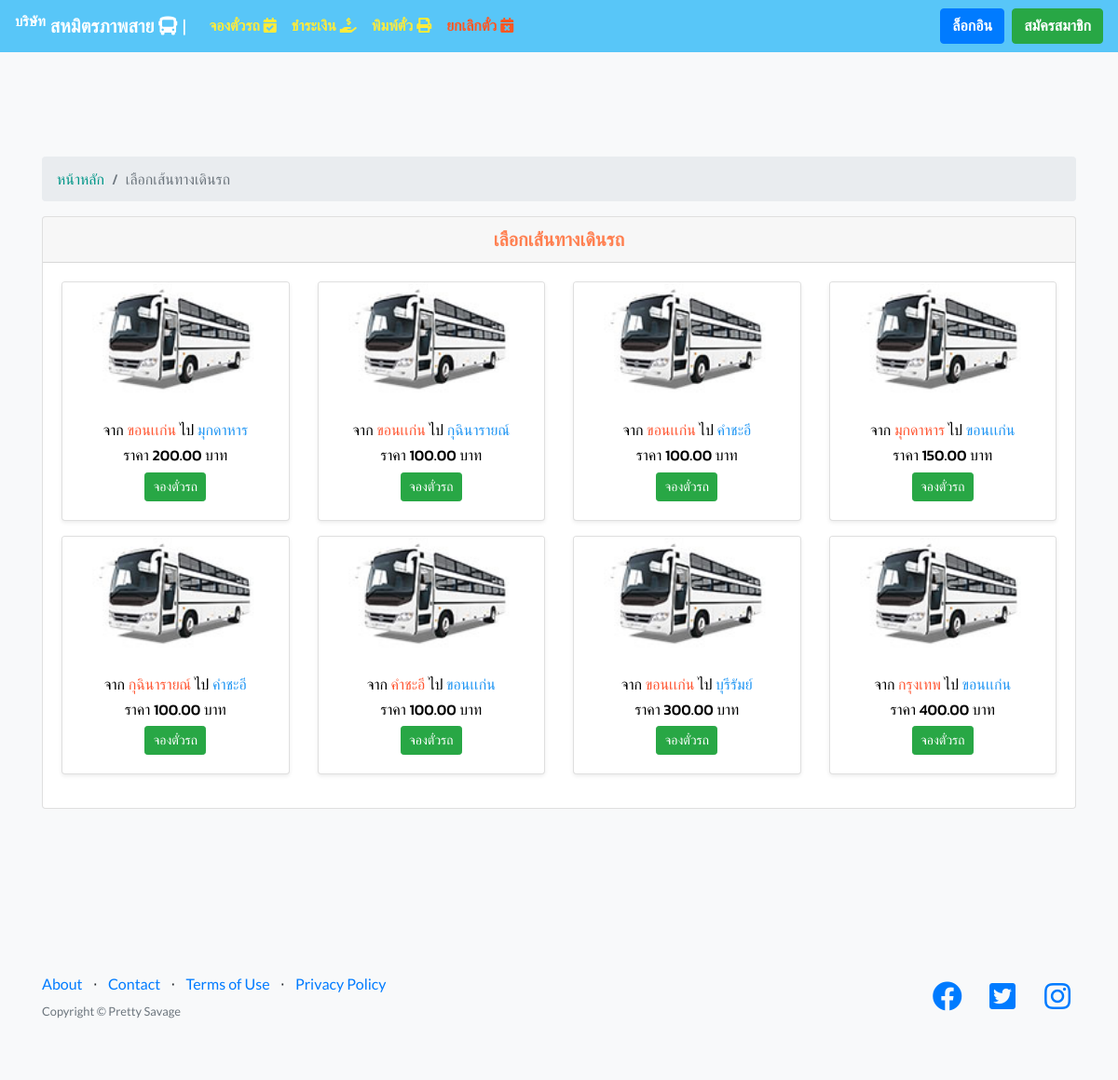
The app's page /selectcar.php, older data.
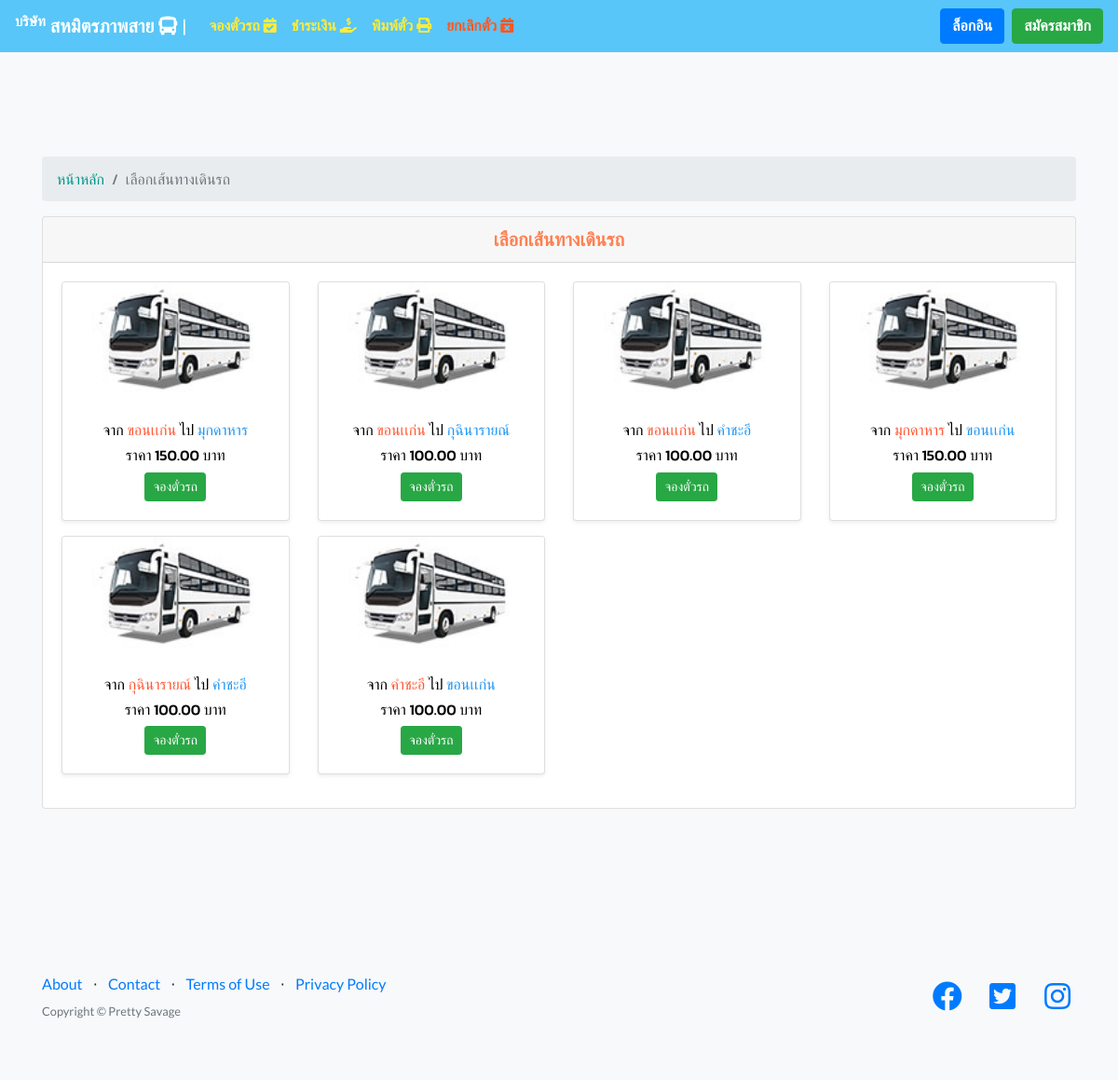
The same page, newer data.
### tables this page shows
CREATE TABLE `paths` (
  `path_id` int(5) NOT NULL COMMENT 'รหัสเส้นทาง',
  `origin` varchar(50) NOT NULL COMMENT 'ต้นทาง',
  `destination` varchar(50) NOT NULL COMMENT 'ปลายทาง',
  `pricepassenger` varchar(10) NOT NULL COMMENT 'ราคาโดยสาร',
  `bus_id` int(5) NOT NULL
);

### config/database.php (called while the page is built, shortened)
<?php
class ConnectDatabase{
    public function connect(){
        $this->servername = "localhost";
        $this->username = "root";
        $this->password = "12345678";
        $this->dbName = "bus";
        try {
            $conn = new PDO("mysql:host=$this->servername;dbname=$this->dbName", $this->username, $this->password);
            $this->dbcon = $conn;
            $this->dbcon->setAttribute(PDO::ATTR_ERRMODE, PDO::ERRMODE_EXCEPTION);
            return $this->dbcon;
          } catch(PDOException $e) {
            echo "Connection failed: " . $e->getMessage();
        }
    }
}
?>

### controller/booking/bookings.php (called while the page is built, shortened)
<?php
class conBooking extends ConnectDatabase
{
    public function allPaths()
    {
        try {
            $stmt = $this->connect()->query("SELECT * FROM paths");
            return $stmt;
        } catch (Exception $e) {
            echo 'Message: ' .$e->getMessage();
        }
    }
}

### selectcar.php (the view, shortened to what this page needs)
<?php
include_once './config/database.php';
include_once './controller/booking/bookings.php';
$conBooking = new conBooking();
?>
<!DOCTYPE html>
<html lang="en">
<head>
    <link href="vendor/bootstrap/css/bootstrap.min.css" rel="stylesheet">
    <link href="vendor/fontawesome-free/css/all.min.css" rel="stylesheet">
    <link href="vendor/simple-line-icons/css/simple-line-icons.css" rel="stylesheet" type="text/css">
    <link rel="stylesheet" href="https://cdn.datatables.net/1.10.20/css/dataTables.bootstrap4.min.css">
    <link href="css/landing-page.min.css" rel="stylesheet">
</head>
<body>
    <?php
    require_once("navigation.php");
    ?>
    <section class="features-icons bg-light text-center">
        <div class="container">
            <nav aria-label="breadcrumb">
                <ol class="breadcrumb" style="font-family: 'Kanit', sans-serif;">
                    <li class="breadcrumb-item"><a href="index.php" style="color:#009688 ;">หน้าหลัก</a></li>
                    <li class="breadcrumb-item active" aria-current="page">เลือกเส้นทางเดินรถ</li>
                </ol>
            </nav>
            <?php if (empty($selectcar_)) { ?>
                    <div class="card" style="background-color: #ffffff; font-family: 'Kanit', sans-serif;">
                        <h5 class="card-header" style="font-family: 'Kanit', sans-serif;color:coral;">เลือกเส้นทางเดินรถ</h5>
                        <div class="card-body">
                            <div class="row">
                                <?php
                                $allData = $conBooking->allPaths();
                                while ($row = $allData->fetch()) {
                                ?>
                                    <div class="col-md-3">
                                        <div class="card mb-3 shadow-sm">
                                            <img class="bd-placeholder-img card-img-top" style=" max-width: 100%; height: auto;" src="img/bus.jpg" alt="Card image cap">
                                            <div class="card-body">
                                                <p style="color:#000;" class="card-text h6">จาก <span style="color:#ff5733; font-family: 'Kanit', sans-serif;"><?= $row['origin']; ?></span> ไป <span style="color:#2196f3; font-family: 'Kanit', sans-serif;"><?= $row['destination']; ?></span></p>
                                                <p style="color:#000;" class="card-text h6">ราคา <?= number_format($row['pricepassenger'], 2); ?> บาท</p>
                                                <fieldset class="center submit">
                                                <a class="btn btn-success btn-sm" href="selectdays.php?to=<?=$row['origin'];?>&form=<?=$row['destination'];?>&price=<?= $row['pricepassenger']; ?>&id=<?= $row['path_id'];?>" >จองตั๋วรถ</a>
                                                </fieldset>
                                            </div>
                                        </div>
                                    </div>
                                <?php
                                }
                                ?>
                            </div>
                        </div>
                    </div>
            <?php } ?>
        </div>
    </section>
    <?php
    require_once("footer.php");
    ?>
</body>
</html>

### navigation.php (shortened to what this page needs)
<nav class="navbar navbar-expand-lg navbar-dark  " style="background-color: #03a9f4a8 !important;">
    <a class="navbar-brand" href="index.php" style="font-weight: bold;font-family: 'Mitr', sans-serif;"> <sup>บริษัท</sup> สหมิตรภาพสาย <i class='fas fa-bus'></i> |</a>
    <div class="collapse navbar-collapse" id="navbarColor01">
        <ul class="navbar-nav mr-auto">
            <li class="nav-item">
                <a class="nav-link" href="selectcar.php" style="color: #ffeb3b; font-weight:bold; font-family: 'Mitr', sans-serif;">จองตั๋วรถ <i class='fas fa-calendar-check'></i></a>
            </li>
            <?php
        if (!empty($_SESSION['u_id'])) { ?>
            <li class="nav-item">
                <a class="nav-link" href="paymentview2.php" style="color: #ffeb3b; font-weight:bold; font-family: 'Mitr', sans-serif;">ชำระเงิน <i class='fas fa-hand-holding-usd'></i></a>
            </li>
            <li class="nav-item">
                <a class="nav-link" href="print.php" style="color: #ffeb3b; font-weight:bold; font-family: 'Mitr', sans-serif;">พิมพ์ตั๋ว <i class='fas fa-print'></i></a>
            </li>
            <li class="nav-item">
                <a class="nav-link" href="cancel.php" style="color: #ff5722; font-weight:bold; font-family: 'Mitr', sans-serif;">ยกเลิกตั๋ว <i class='fas fa-calendar-times'></i></a>
            </li>
        <?php    } else { ?>
            <li class="nav-item">
                <a class="nav-link" href="payment.php" style="color: #ffeb3b; font-weight:bold; font-family: 'Mitr', sans-serif;">ชำระเงิน <i class='fas fa-hand-holding-usd'></i></a>
            </li>
            <li class="nav-item">
                <a class="nav-link" href="printM.php" style="color: #ffeb3b; font-weight:bold; font-family: 'Mitr', sans-serif;">พิมพ์ตั๋ว <i class='fas fa-print'></i></a>
            </li>
            <li class="nav-item">
                <a class="nav-link" href="cancelM.php" style="color: #ff5722; font-weight:bold; font-family: 'Mitr', sans-serif;">ยกเลิกตั๋ว <i class='fas fa-calendar-times'></i></a>
            </li>
        <?php        } ?>
        </ul>
        <?php
        if (!empty($_SESSION['u_id'])) { ?>
            <form class="form-inline my-2 my-lg-0">
                <a class="btn btn-success" href="logout.php" style="font-weight: bold;font-family: 'Mitr', sans-serif;">ออกจากระบบ</a>
            </form>
        <?php    } else { ?>
            <form class="form-inline my-2 my-lg-0">
                <a class="btn btn-primary" href="login.php" style="font-weight: bold;font-family: 'Mitr', sans-serif;">ล็อกอิน</a>
                <a class="btn btn-success ml-2" href="register.php" style="font-weight: bold;font-family: 'Mitr', sans-serif;">สมัครสมาชิก</a>
            </form>
        <?php        } ?>
    </div>
</nav>

### footer.php
<footer class="footer bg-light">
        <div class="container">
            <div class="row">
                <div class="col-lg-6 h-100 text-center text-lg-left my-auto">
                    <ul class="list-inline mb-2">
                        <li class="list-inline-item">
                            <a href="#">About</a>
                        </li>
                        <li class="list-inline-item">&sdot;</li>
                        <li class="list-inline-item">
                            <a href="#">Contact</a>
                        </li>
                        <li class="list-inline-item">&sdot;</li>
                        <li class="list-inline-item">
                            <a href="#">Terms of Use</a>
                        </li>
                        <li class="list-inline-item">&sdot;</li>
                        <li class="list-inline-item">
                            <a href="#">Privacy Policy</a>
                        </li>
                    </ul>
                    <p class="text-muted small mb-4 mb-lg-0"> Copyright &copy; Pretty Savage</p>
                </div>
                <div class="col-lg-6 h-100 text-center text-lg-right my-auto">
                    <ul class="list-inline mb-0">
                        <li class="list-inline-item mr-3">
                            <a href="#">
                                <i class="fab fa-facebook fa-2x fa-fw"></i>
                            </a>
                        </li>
                        <li class="list-inline-item mr-3">
                            <a href="#">
                                <i class="fab fa-twitter-square fa-2x fa-fw"></i>
                            </a>
                        </li>
                        <li class="list-inline-item">
                            <a href="#">
                                <i class="fab fa-instagram fa-2x fa-fw"></i>
                            </a>
                        </li>
                    </ul>
                </div>
            </div>
        </div>
    </footer>

Row changes from the older to the newer data that the page shows:
removed paths: origin "ขอนเเก่น", destination "บุรีรัมย์", pricepassenger "300.00"
removed paths: origin "กรุงเทพ", destination "ขอนเเก่น", pricepassenger "400.00"
changed paths (number 1 of 6 on the later page): pricepassenger "200.00" → "150.00"
